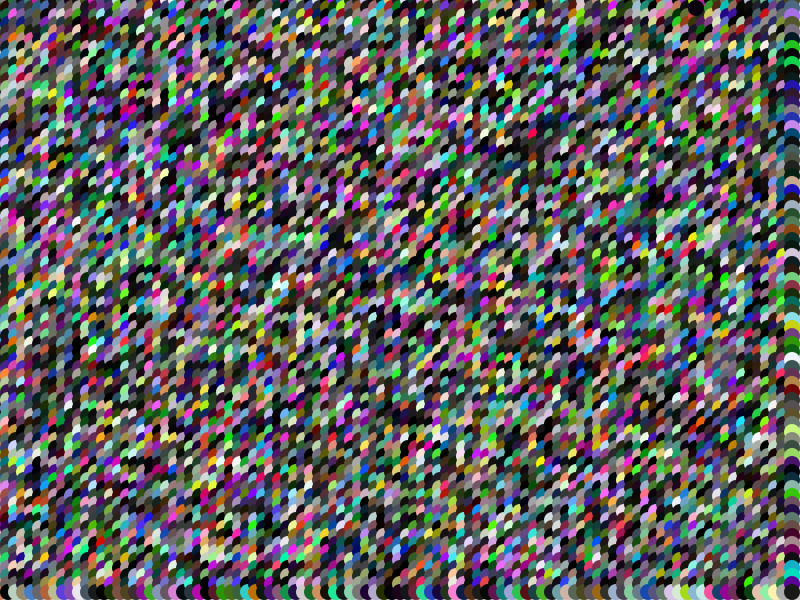
Frame 1 (no input)
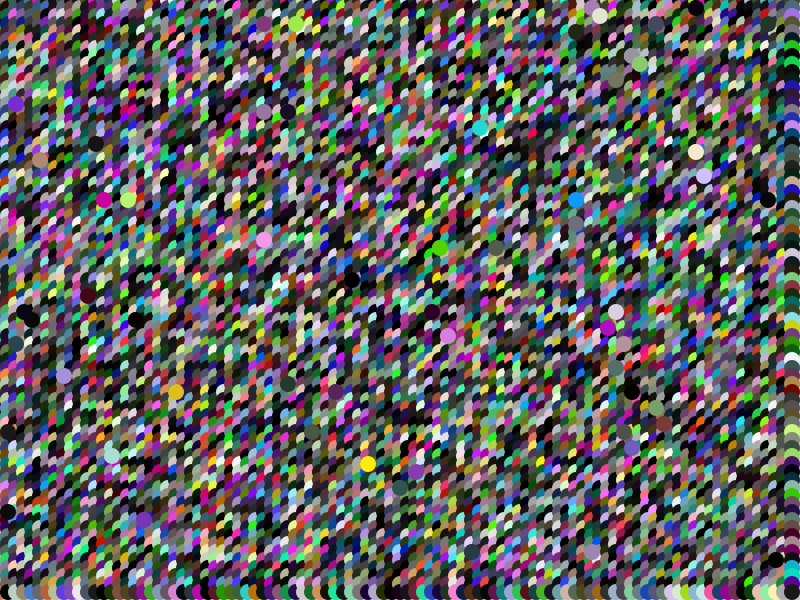
Frame 60 (the mouse pressed at the canvas centre just before this capture)
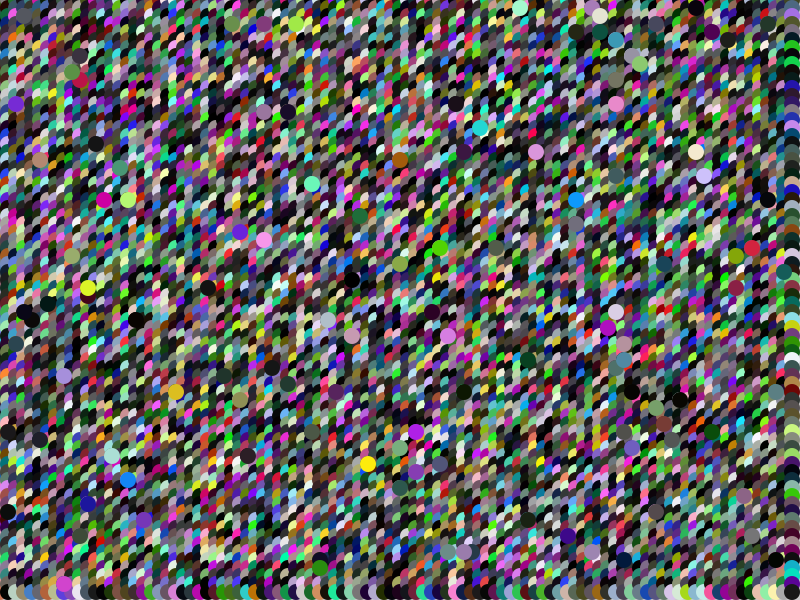
Frame 120 (the mouse held since frame 60 and released just before this capture)

The Processing sketch that drew these frames (run headless with seeded random() and noise(); from frame 60 on, the mouse is pressed at the canvas centre):

// Processing sketch: morph
// ── morph.pde
// by Thomas Britnell
float saturation, brightness, hue;
int gridx, n, m;
color [][]grid;
float h, s, b;

color col;


void setup()
{
  size(800,600);
  frameRate(50);
  colorMode(HSB, 1.0, 1.0, 1.0);
  gridx = 8;
  n = (int)(width / gridx);
  m = (int)(height / gridx);
  grid = new color [n][m];
  
  saturation = 0.68;
  brightness = 0.43;
  
  random_grid();
  
  // Redraw Grid
  for( int r=0; r<n; r++)
  {
    for( int c=0; c<m; c++)
    {      
      
      col = grid[r][c];
      
      noStroke();
      fill( col );
      
      ellipseMode(RADIUS);
      ellipse(r*gridx, c*gridx, gridx, gridx);
      
      //rect(r*gridx, c*gridx, gridx, gridx );
      //println(hue + "," + saturation + "," + brightness);
    }
  }
  println("n , m, gridx  are  " + n + "," + m  + ","  + gridx ); 
}

color random_HSB()
{
  color sup;
  float h = random(0,1.0);
  //float s = saturation + random(-0.2, 0.2);
  //float b = brightness + random(-0.2, 0.2);
  float s = random(0,1.0);
  float b = random(0,1.0);
  
  sup = color(h, s, b);
  //print(sup.hue(su) + sup.saturation() + sup.brightness() );
  return sup;
  //println(h + "," + s + "," + b);
  
}

void random_grid()
{
  for( int r=0; r<n; r++)
  {
    for( int c=0; c<m; c++)
    {      
      col = random_HSB();
      grid[r][c] = col;
      
      //grid[r][c][1] = saturation(col);
      //grid[r][c][2] = brightness(col);
      //col = random_RGB();
     
      //noStroke();
      //fill( col );
      
      //rect(r*gridx, c*gridx, gridx, gridx );
      //println(hue + "," + saturation + "," + brightness);
    }
  }
}

void draw()
{
  println("I TRIED");
  //morph_furthest_hue();
  change_random();
}

void change_random()
{
  float r;
  r = random(1,n-1);
  int x = (int)(r);
  r = random(1,m-1);
  int y = (int)(r);
  
  col = random_HSB();
  grid[x][y] = col;
  
  noStroke();
  fill( col );
  ellipseMode(RADIUS);
  ellipse(x*gridx, y*gridx, gridx, gridx);
}
void morph_furthest_hue()
{
  float r;
  r = random(1,n-1);
  int x = (int)(r);
  r = random(1,m-1);
  int y = (int)(r);
  //println("chose " + x + "," + y); 
  
  color[] order = new color[4];
  float difference = 0;
  float largest = 0;
  int result = 5;
  
  float wrap;
  
  int replx, reply;
  boolean smaller;
  
  col = grid[x][y];
  order[0] = grid[x-1][y];
  order[1] = grid[x+1][y];
  order[2] = grid[x][y-1];
  order[3] = grid[x][y+1];
  
  for(int l=0; l< 4; l++)
  {
    difference = hue(order[l]) - hue(col) ;
    
    // Account for wrap around edges of hue spectrum
    if(difference > 0.5)
      difference = 0.5 - difference;
    if(difference < -0.5)
      difference = difference - 0.5;
    
    // find largest
    if( abs(difference) > largest)
    {
      largest = abs(difference);
      result = l;
    }
    //end for
  }
  
  //identify neighbour
  switch(result)
  {
    case 0:
      replx = x-1;
      reply = y;
      break;
    case 1:
      replx = x+1;
      reply = y;
      break;
    case 2:
      replx = x;
      reply = y-1;
      break;
    case 3:
      replx = x;
      reply = y+1;
      break;
    default:
      r = random(0,1.0);
      if(r>0.5)
      {
        replx = x - 1;
        reply = y;
      }
      else
      {
        replx = x + 1;
        reply = y;
      }
      break;
  }
  //println("replaced result" + result );
  
  // mutate 
  h = hue(grid[x][y]) + random(-0.05,0.05) ;
  if(h > 1.0)
    h -= 1.0;
  s = constrain( saturation(grid[x][y]) + random(-0.05,0.05), 0, 1.0);
  b = constrain( brightness(grid[x][y]) + random(-0.05, 0.05), 0, 1.0);
  col = color(h,s,b);
  
  grid[replx][reply] = col;
  
  // Draw New Element
  noStroke();
  fill( col );
  ellipseMode(RADIUS);
  ellipse(replx*gridx, reply*gridx, gridx, gridx);
      
  println("HSB original "+hue(grid[x][y])+","+saturation(grid[x][y]) 
  + ","+ brightness(grid[x][y]) ); 
  println("morphed into "+ hue(col) +","+ saturation(col)
  +","+ brightness(col) );
  // End of 
}


void morph_furthest_hubby(int G, int H)
{
  float r;
  int x = G;
  int y = H;
  println("chose " + x + "," + y); 
  
  color[] order = new color[4];
  float difference = 0;
  float largest = 0;
  int result = 5;
  
  float wrap;
  
  int replx, reply;
  boolean smaller;
  
  col = grid[x][y];
  order[0] = grid[x-1][y];
  order[1] = grid[x+1][y];
  order[2] = grid[x][y-1];
  order[3] = grid[x][y+1];
  
  for(int l=0; l< 4; l++)
  {
    difference = hue(order[l]) - hue(col) ;
    
    // Account for wrap around edges of hue spectrum
    if(difference > 0.5)
      difference = 0.5 - difference;
    if(difference < -0.5)
      difference = difference - 0.5;
    
    // find largest
    if( abs(difference) > largest)
    {
      largest = abs(difference);
      result = l;
    }
    //end for
  }
  
  //identify neighbour
  switch(result)
  {
    case 0:
      replx = x-1;
      reply = y;
      break;
    case 1:
      replx = x+1;
      reply = y;
      break;
    case 2:
      replx = x;
      reply = y-1;
      break;
    case 3:
      replx = x;
      reply = y+1;
      break;
    default:
      r = random(0,1.0);
      if(r>0.5)
      {
        replx = x - 1;
        reply = y;
      }
      else
      {
        replx = x + 1;
        reply = y;
      }
      break;
  }
  println("replaced result" + result );
  
  // mutate 
  h = hue(grid[x][y]) + random(-0.05,0.05) ;
  if(h > 1.0)
    h -= 1.0;
  s = constrain( saturation(grid[x][y]) + random(-0.05,0.05), 0, 1.0);
  b = constrain( brightness(grid[x][y]) + random(-0.05, 0.05), 0, 1.0);
  col = color(h,s,b);
  
  grid[replx][reply] = col;
  
  // Draw New Element
  noStroke();
  fill( col );
  ellipseMode(RADIUS);
  ellipse(replx*gridx, reply*gridx, gridx, gridx);
      
  println("HSB original "+hue(grid[x][y])+","+saturation(grid[x][y]) 
  + ","+ brightness(grid[x][y]) ); 
  println("morphed into "+ hue(col) +","+ saturation(col)
  +","+ brightness(col) );
  // End of 
}
